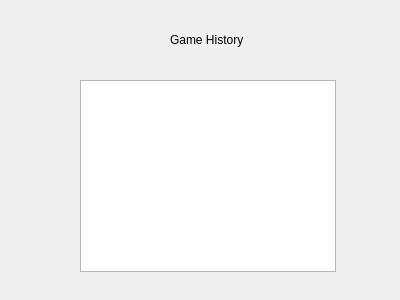
<?xml version="1.0" encoding="UTF-8"?>
<ui version="4.0">
 <class>game_history</class>
 <widget class="QDialog" name="game_history">
  <property name="geometry">
   <rect>
    <x>0</x>
    <y>0</y>
    <width>400</width>
    <height>300</height>
   </rect>
  </property>
  <property name="windowTitle">
   <string>Dialog</string>
  </property>
  <widget class="QLabel" name="label">
   <property name="geometry">
    <rect>
     <x>170</x>
     <y>30</y>
     <width>91</width>
     <height>20</height>
    </rect>
   </property>
   <property name="text">
    <string>Game History</string>
   </property>
  </widget>
  <widget class="QListView" name="listView">
   <property name="geometry">
    <rect>
     <x>80</x>
     <y>80</y>
     <width>256</width>
     <height>192</height>
    </rect>
   </property>
  </widget>
 </widget>
 <resources/>
 <connections/>
</ui>
